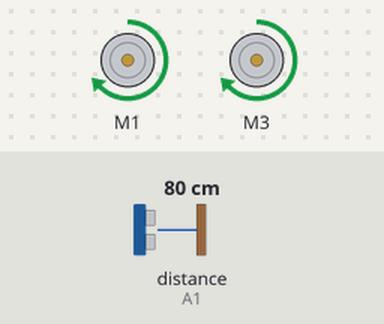
A sketch run on a simulated Arduino Uno, built with avr-gcc and run on an emulated ATmega328P. Parts: 2 × DC motor (green arrow = forward, orange = backward, longer = faster). Inputs (shaded band) come from the test bench; at power-on: distance to the obstacle (sensor on A1) 80 cm. The echo pulse lasts 58.3 µs per cm.

Above: at 3.9 s.
4.0 s: distance to the obstacle (sensor on A1) set to 18 cm
5.5 s: distance to the obstacle (sensor on A1) set to 14 cm
At 8.2 s:
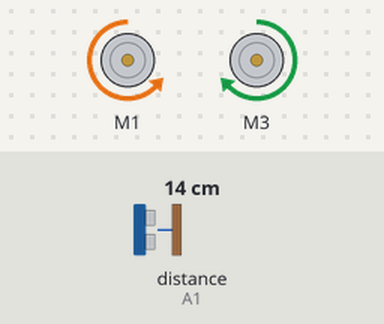
8.5 s: distance to the obstacle (sensor on A1) set to 35 cm
At 9.2 s:
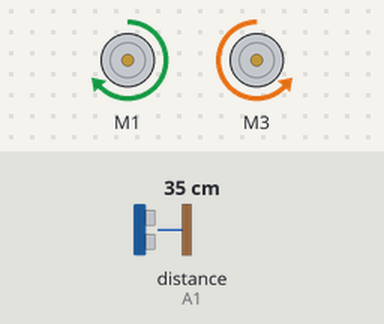
11.5 s: distance to the obstacle (sensor on A1) set to 2 cm
At 11.78 s:
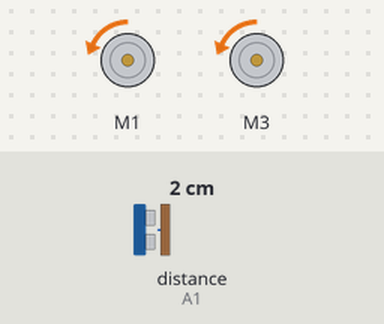
14.5 s: distance to the obstacle (sensor on A1) set to 23 cm
Timing chart, 0 to 18.0 s (numbered marks = the images above; inputs shaded):
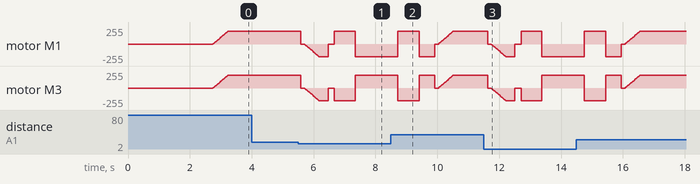

The sketch:

ARDUINO_OBSTACLE_AVOIDING_CAR.ino
```cpp
#include <AFMotor.h>
#include <NewPing.h>

#define TRIG_PIN A0
#define ECHO_PIN A1
#define MAX_DISTANCE 200
#define MAX_SPEED 190 // sets speed of DC  motors
#define MAX_SPEED_OFFSET 20

NewPing sonar(TRIG_PIN, ECHO_PIN, MAX_DISTANCE);

AF_DCMotor motor1(1, MOTOR12_1KHZ);
AF_DCMotor motor3(3, MOTOR34_1KHZ);

//myservo.write(20);
boolean goesForward=false;
int distance = 100;
int speedSet = 0;

void setup() {

  delay(2000);
  distance = readPing();
  delay(100);
  distance = readPing();
  delay(100);
  distance = readPing();
  delay(100);
  distance = readPing();
  delay(100);

}


int readPing() {
  delay(70);
  int cm = sonar.ping_cm();
  if(cm==0)
  {
    cm = 250;
  }
  return cm;
}

void loop() {
 int distanceR = 0;
 int distanceL =  0;
 delay(40);

 if(distance<=15)
 {
  moveStop();
  delay(100);
  moveBackward();
  delay(300);
  moveStop();
  delay(200);
  distanceR = lookRight();
  Serial.println(distanceR);
  delay(200);
  distanceL = lookLeft();
  Serial.println(distanceL);
  delay(200);

  if(distanceR>=distanceL)
  {
    turnRight();
    moveStop();
  }else
  {
    turnLeft();
    moveStop();
  }
 }else
 {
  moveForward();
 }
 distance = readPing();
 Serial.println(distance);
}

int lookRight()
{
    motor3.run(BACKWARD);
    motor1.run(FORWARD);
    delay(500);
    int distance = readPing();
    delay(100);
    motor1.run(BACKWARD);
    motor3.run(FORWARD);
    delay(500);
    return distance;
}

int lookLeft()
{
    motor3.run(FORWARD);
    motor1.run(BACKWARD);
    delay(500);
    int distance = readPing();
    delay(100);
    motor1.run(FORWARD);
    motor3.run(BACKWARD);
    delay(500);
    return distance;
}

void moveStop() {
  motor1.run(RELEASE);

  motor3.run(RELEASE);
  }

void moveForward() {

 if(!goesForward)
  {
    goesForward=true;
    motor1.run(FORWARD);
    motor3.run(FORWARD);
   for (speedSet = 0; speedSet < MAX_SPEED; speedSet +=2) // we iteratively increase the speed so as to avoid battery discharge
   {
    motor1.setSpeed(speedSet);
    motor3.setSpeed(speedSet);
    delay(5);
   }
  }
}

void moveBackward() {
    goesForward=false;
    motor1.run(BACKWARD);
    motor3.run(BACKWARD);
  for (speedSet = 0; speedSet < MAX_SPEED; speedSet +=2) // we iteratively increase the speed so as to avoid battery discharge
  {
    motor1.setSpeed(speedSet);
    motor3.setSpeed(speedSet);
    delay(5);
  }
}

void turnRight() {
  motor1.run(FORWARD);
  motor3.run(BACKWARD);
  delay(500);
  motor1.run(FORWARD);
  motor3.run(FORWARD);
}

void turnLeft() {
  motor1.run(BACKWARD);
  motor3.run(FORWARD);
  delay(500);
  motor1.run(FORWARD);
  motor3.run(FORWARD);
}
```

Measured:
- the behaviour switches between 16 and 15 cm on distance to the obstacle (sensor on A1) (found by bisection; images 0 and 1)
- after the input at 4.0 s, every drawn part: stays the same
